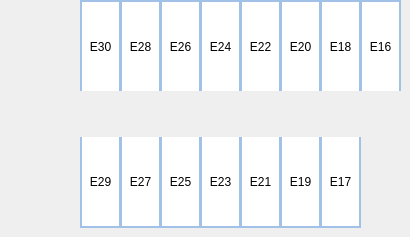
        <widget class="QWidget" name="Piso2">
         <widget class="QPushButton" name="espacio28">
          <property name="geometry">
           <rect>
            <x>120</x>
            <y>0</y>
            <width>41</width>
            <height>91</height>
           </rect>
          </property>
          <property name="styleSheet">
           <string notr="true">QPushButton{
	border-top: 2px solid #A1C1E6;
	border-right: 2px solid #A1C1E6;
	border-left: 2px solid #A1C1E6;
	border-bottom: none;
	background-color: white;
}

QPushButton:Hover{
	border:2px solid #aaff7f;
}</string>
          </property>
          <property name="text">
           <string>E28</string>
          </property>
         </widget>
         <widget class="QPushButton" name="espacio25">
          <property name="geometry">
           <rect>
            <x>160</x>
            <y>137</y>
            <width>41</width>
            <height>91</height>
           </rect>
          </property>
          <property name="styleSheet">
           <string notr="true">QPushButton{
	border-top: none;
	border-right: 2px solid #A1C1E6;
	border-left: 2px solid #A1C1E6;
	border-bottom: 2px solid #A1C1E6;
	background-color: white;
}

QPushButton:Hover{
	border:2px solid #aaff7f;
}</string>
          </property>
          <property name="text">
           <string>E25</string>
          </property>
         </widget>
         <widget class="QPushButton" name="espacio24">
          <property name="geometry">
           <rect>
            <x>200</x>
            <y>0</y>
            <width>41</width>
            <height>91</height>
           </rect>
          </property>
          <property name="styleSheet">
           <string notr="true">QPushButton{
	border-top: 2px solid #A1C1E6;
	border-right: 2px solid #A1C1E6;
	border-left: 2px solid #A1C1E6;
	border-bottom: none;
	background-color: white;
}

QPushButton:Hover{
	border:2px solid #aaff7f;
}</string>
          </property>
          <property name="text">
           <string>E24</string>
          </property>
         </widget>
         <widget class="QPushButton" name="espacio20">
          <property name="geometry">
           <rect>
            <x>280</x>
            <y>0</y>
            <width>41</width>
            <height>91</height>
           </rect>
          </property>
          <property name="styleSheet">
           <string notr="true">QPushButton{
	border-top: 2px solid #A1C1E6;
	border-right: 2px solid #A1C1E6;
	border-left: 2px solid #A1C1E6;
	border-bottom: none;
	background-color: white;
}

QPushButton:Hover{
	border:2px solid #aaff7f;
}</string>
          </property>
          <property name="text">
           <string>E20</string>
          </property>
         </widget>
         <widget class="QPushButton" name="espacio19">
          <property name="geometry">
           <rect>
            <x>280</x>
            <y>137</y>
            <width>41</width>
            <height>91</height>
           </rect>
          </property>
          <property name="styleSheet">
           <string notr="true">QPushButton{
	border-top: none;
	border-right: 2px solid #A1C1E6;
	border-left: 2px solid #A1C1E6;
	border-bottom: 2px solid #A1C1E6;
	background-color: white;
}

QPushButton:Hover{
	border:2px solid #aaff7f;
}</string>
          </property>
          <property name="text">
           <string>E19</string>
          </property>
         </widget>
         <widget class="QPushButton" name="espacio21">
          <property name="geometry">
           <rect>
            <x>240</x>
            <y>137</y>
            <width>41</width>
            <height>91</height>
           </rect>
          </property>
          <property name="styleSheet">
           <string notr="true">QPushButton{
	border-top: none;
	border-right: 2px solid #A1C1E6;
	border-left: 2px solid #A1C1E6;
	border-bottom: 2px solid #A1C1E6;
	background-color: white;
}

QPushButton:Hover{
	border:2px solid #aaff7f;
}</string>
          </property>
          <property name="text">
           <string>E21</string>
          </property>
         </widget>
         <widget class="QPushButton" name="espacio17">
          <property name="geometry">
           <rect>
            <x>320</x>
            <y>137</y>
            <width>41</width>
            <height>91</height>
           </rect>
          </property>
          <property name="styleSheet">
           <string notr="true">QPushButton{
	border-top: none;
	border-right: 2px solid #A1C1E6;
	border-left: 2px solid #A1C1E6;
	border-bottom: 2px solid #A1C1E6;
	background-color: white;
}

QPushButton:Hover{
	border:2px solid #aaff7f;
}</string>
          </property>
          <property name="text">
           <string>E17</string>
          </property>
         </widget>
         <widget class="QPushButton" name="espacio29">
          <property name="geometry">
           <rect>
            <x>80</x>
            <y>137</y>
            <width>41</width>
            <height>91</height>
           </rect>
          </property>
          <property name="styleSheet">
           <string notr="true">QPushButton{
	border-top: none;
	border-right: 2px solid #A1C1E6;
	border-left: 2px solid #A1C1E6;
	border-bottom: 2px solid #A1C1E6;
	background-color: white;
}

QPushButton:Hover{
	border:2px solid #aaff7f;
}</string>
          </property>
          <property name="text">
           <string>E29</string>
          </property>
         </widget>
         <widget class="QPushButton" name="espacio22">
          <property name="geometry">
           <rect>
            <x>240</x>
            <y>0</y>
            <width>41</width>
            <height>91</height>
           </rect>
          </property>
          <property name="styleSheet">
           <string notr="true">QPushButton{
	border-top: 2px solid #A1C1E6;
	border-right: 2px solid #A1C1E6;
	border-left: 2px solid #A1C1E6;
	border-bottom: none;
	background-color: white;
}

QPushButton:Hover{
	border:2px solid #aaff7f;
}</string>
          </property>
          <property name="text">
           <string>E22</string>
          </property>
         </widget>
         <widget class="QPushButton" name="espacio16">
          <property name="enabled">
           <bool>true</bool>
          </property>
          <property name="geometry">
           <rect>
            <x>360</x>
            <y>0</y>
            <width>41</width>
            <height>91</height>
           </rect>
          </property>
          <property name="styleSheet">
           <string notr="true">QPushButton{
	border-top: 2px solid #A1C1E6;
	border-right: 2px solid #A1C1E6;
	border-left: 2px solid #A1C1E6;
	border-bottom: none;
	background-color: white;
}

QPushButton:Hover{
	border:2px solid #aaff7f;
}</string>
          </property>
          <property name="text">
           <string>E16</string>
          </property>
         </widget>
         <widget class="QPushButton" name="espacio18">
          <property name="geometry">
           <rect>
            <x>320</x>
            <y>0</y>
            <width>41</width>
            <height>91</height>
           </rect>
          </property>
          <property name="styleSheet">
           <string notr="true">QPushButton{
	border-top: 2px solid #A1C1E6;
	border-right: 2px solid #A1C1E6;
	border-left: 2px solid #A1C1E6;
	border-bottom: none;
	background-color: white;
}

QPushButton:Hover{
	border:2px solid #aaff7f;
}
</string>
          </property>
          <property name="text">
           <string>E18</string>
          </property>
         </widget>
         <widget class="QPushButton" name="espacio26">
          <property name="geometry">
           <rect>
            <x>160</x>
            <y>0</y>
            <width>41</width>
            <height>91</height>
           </rect>
          </property>
          <property name="styleSheet">
           <string notr="true">QPushButton{
	border-top: 2px solid #A1C1E6;
	border-right: 2px solid #A1C1E6;
	border-left: 2px solid #A1C1E6;
	border-bottom: none;
	background-color: white;
}

QPushButton:Hover{
	border:2px solid #aaff7f;
}</string>
          </property>
          <property name="text">
           <string>E26</string>
          </property>
         </widget>
         <widget class="QPushButton" name="espacio23">
          <property name="geometry">
           <rect>
            <x>200</x>
            <y>137</y>
            <width>41</width>
            <height>91</height>
           </rect>
          </property>
          <property name="styleSheet">
           <string notr="true">QPushButton{
	border-top: none;
	border-right: 2px solid #A1C1E6;
	border-left: 2px solid #A1C1E6;
	border-bottom: 2px solid #A1C1E6;
	background-color: white;
}

QPushButton:Hover{
	border:2px solid #aaff7f;
}</string>
          </property>
          <property name="text">
           <string>E23</string>
          </property>
         </widget>
         <widget class="QPushButton" name="espacio30">
          <property name="geometry">
           <rect>
            <x>80</x>
            <y>0</y>
            <width>41</width>
            <height>91</height>
           </rect>
          </property>
          <property name="styleSheet">
           <string notr="true">QPushButton{
	border-top: 2px solid #A1C1E6;
	border-right: 2px solid #A1C1E6;
	border-left: 2px solid #A1C1E6;
	border-bottom: none;
	background-color: white;
}

QPushButton:Hover{
	border:2px solid #aaff7f;
}</string>
          </property>
          <property name="text">
           <string>E30</string>
          </property>
         </widget>
         <widget class="QPushButton" name="espacio27">
          <property name="geometry">
           <rect>
            <x>120</x>
            <y>137</y>
            <width>41</width>
            <height>91</height>
           </rect>
          </property>
          <property name="styleSheet">
           <string notr="true">QPushButton{
	border-top: none;
	border-right: 2px solid #A1C1E6;
	border-left: 2px solid #A1C1E6;
	border-bottom: 2px solid #A1C1E6;
	background-color: white;
}

QPushButton:Hover{
	border:2px solid #aaff7f;
}</string>
          </property>
          <property name="text">
           <string>E27</string>
          </property>
         </widget>
        </widget>
